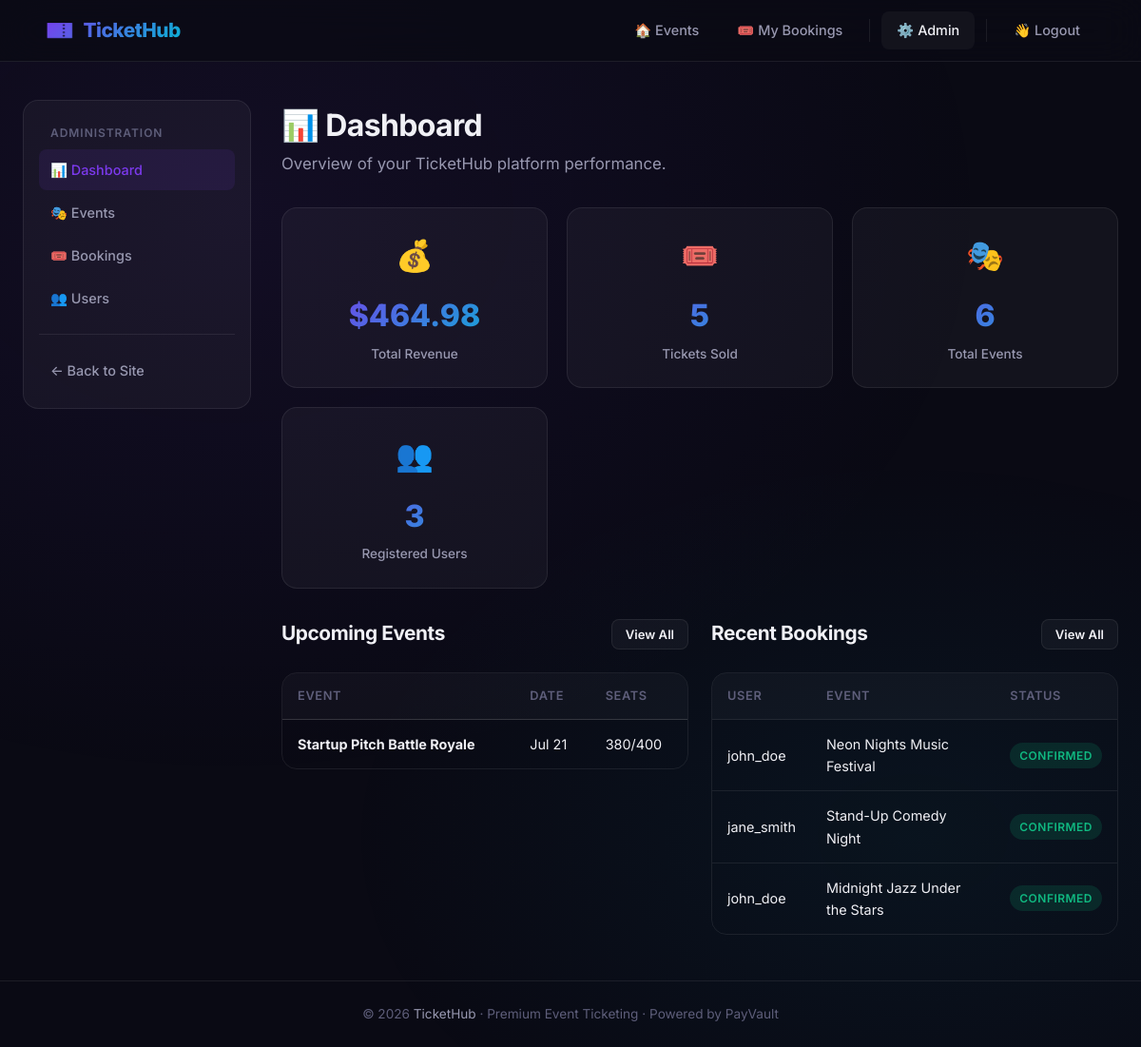
The app's page /admin/dashboard (signed in), older data.
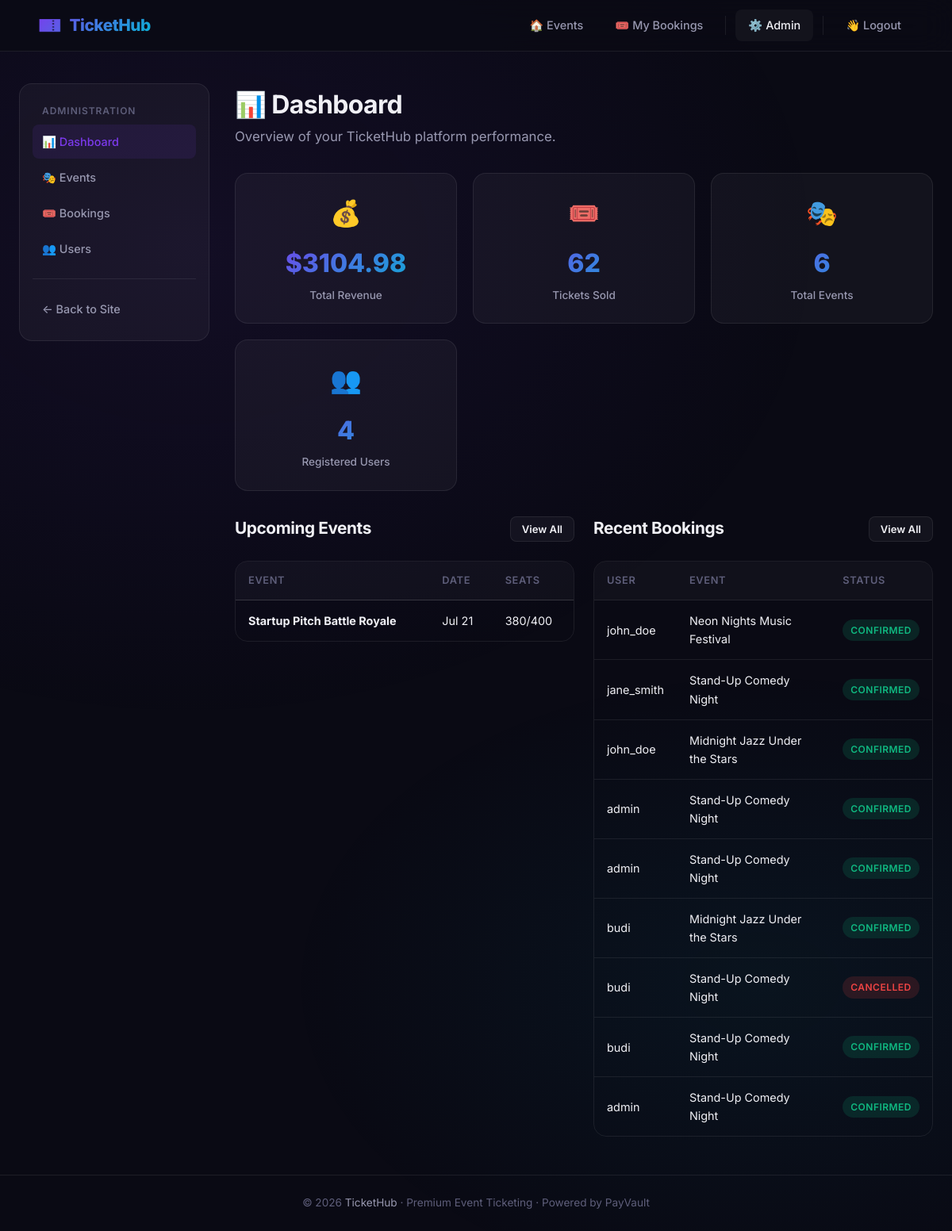
The same page, newer data.
### models.py (models this page shows, shortened)
class Event(db.Model):
    __tablename__ = "events"
    id = db.Column(db.Integer, primary_key=True)
    name = db.Column(db.String(200), nullable=False)
    description = db.Column(db.Text, nullable=True)
    date = db.Column(db.DateTime, nullable=False)
    location = db.Column(db.String(200), nullable=False)
    price = db.Column(db.Float, nullable=False)
    total_seats = db.Column(db.Integer, nullable=False)
    available_seats = db.Column(db.Integer, nullable=False)
    image_url = db.Column(db.String(500), nullable=True)
    created_at = db.Column(
        db.DateTime, nullable=False, default=lambda: datetime.now(timezone.utc)
    )
    bookings = db.relationship("Booking", backref="event", lazy=True)
    reviews = db.relationship("Review", backref="event", lazy=True)

class Booking(db.Model):
    __tablename__ = "bookings"
    id = db.Column(db.Integer, primary_key=True)
    user_id = db.Column(db.Integer, db.ForeignKey("users.id"), nullable=False)
    event_id = db.Column(db.Integer, db.ForeignKey("events.id"), nullable=False)
    quantity = db.Column(db.Integer, nullable=False, default=1)
    total_price = db.Column(db.Float, nullable=False)
    status = db.Column(
        db.String(20), nullable=False, default="confirmed"
    )  # confirmed | cancelled
    transaction_id = db.Column(db.Integer, nullable=True)
    booked_at = db.Column(
        db.DateTime, nullable=False, default=lambda: datetime.now(timezone.utc)
    )

class User(UserMixin, db.Model):
    __tablename__ = "users"
    id = db.Column(db.Integer, primary_key=True)
    username = db.Column(db.String(80), unique=True, nullable=False)
    email = db.Column(db.String(120), unique=True, nullable=False)
    password_hash = db.Column(db.String(256), nullable=False)
    is_admin = db.Column(db.Boolean, default=False, nullable=False)
    created_at = db.Column(
        db.DateTime, nullable=False, default=lambda: datetime.now(timezone.utc)
    )
    bookings = db.relationship("Booking", backref="user", lazy=True)
    reviews = db.relationship("Review", backref="user", lazy=True)

### app.py (the view)
@app.route("/admin/dashboard")
@admin_required
def admin_dashboard():
    total_users = User.query.count()
    total_events = Event.query.count()
    total_bookings = Booking.query.filter_by(status="confirmed").count()
    total_revenue = (
        db.session.query(db.func.sum(Booking.total_price))
        .filter_by(status="confirmed")
        .scalar()
        or 0
    )
    total_tickets_sold = (
        db.session.query(db.func.sum(Booking.quantity))
        .filter_by(status="confirmed")
        .scalar()
        or 0
    )
    upcoming_events = (
        Event.query.filter(Event.date >= datetime.now(timezone.utc))
        .order_by(Event.date.asc())
        .limit(5)
        .all()
    )
    recent_bookings = (
        Booking.query.order_by(Booking.booked_at.desc()).limit(10).all()
    )
    return render_template(
        "admin/dashboard.html",
        total_users=total_users,
        total_events=total_events,
        total_bookings=total_bookings,
        total_revenue=total_revenue,
        total_tickets_sold=total_tickets_sold,
        upcoming_events=upcoming_events,
        recent_bookings=recent_bookings,
    )

### app.py (called while the page is built)
@login_manager.user_loader
def load_user(user_id):
    return User.query.get(int(user_id))

def admin_required(f):
    @wraps(f)
    @login_required
    def decorated(*args, **kwargs):
        if not current_user.is_admin:
            abort(403)
        return f(*args, **kwargs)
    return decorated

@app.context_processor
def inject_globals():
    return {"now": datetime.now(timezone.utc)}

### templates/admin/dashboard.html (shortened to what this page needs)
{% extends "base.html" %}
{% block content %}
<div class="container">
    <div class="admin-layout">
        <aside class="admin-sidebar">
            <div class="sidebar-title">Administration</div>
            <a href="{{ url_for('admin_dashboard') }}" class="{{ 'active' if request.endpoint == 'admin_dashboard' }}">📊 Dashboard</a>
            <a href="{{ url_for('admin_events') }}" class="{{ 'active' if 'event' in request.endpoint and 'admin' in request.endpoint }}">🎭 Events</a>
            <a href="{{ url_for('admin_bookings') }}" class="{{ 'active' if request.endpoint == 'admin_bookings' }}">🎟️ Bookings</a>
            <a href="{{ url_for('admin_users') }}" class="{{ 'active' if request.endpoint == 'admin_users' }}">👥 Users</a>
            <div style="margin-top: 16px; padding-top: 16px; border-top: 1px solid var(--border-subtle);">
                <a href="{{ url_for('index') }}">← Back to Site</a>
            </div>
        </aside>
        <div class="admin-main">
            <h1 class="page-title fade-in-up">📊 Dashboard</h1>
            <p class="page-subtitle fade-in-up">Overview of your TicketHub platform performance.</p>
            <div class="stats-grid">
                <div class="card stat-card fade-in-up stagger-1">
                    <span class="stat-icon">💰</span>
                    <div class="stat-value">${{ '%.2f' % total_revenue }}</div>
                    <div class="stat-label">Total Revenue</div>
                </div>
                <div class="card stat-card fade-in-up stagger-2">
                    <span class="stat-icon">🎟️</span>
                    <div class="stat-value">{{ total_tickets_sold }}</div>
                    <div class="stat-label">Tickets Sold</div>
                </div>
                <div class="card stat-card fade-in-up stagger-3">
                    <span class="stat-icon">🎭</span>
                    <div class="stat-value">{{ total_events }}</div>
                    <div class="stat-label">Total Events</div>
                </div>
                <div class="card stat-card fade-in-up stagger-4">
                    <span class="stat-icon">👥</span>
                    <div class="stat-value">{{ total_users }}</div>
                    <div class="stat-label">Registered Users</div>
                </div>
            </div>
            <div style="display: grid; grid-template-columns: 1fr 1fr; gap: 24px;">
                <div class="fade-in-up stagger-5">
                    <div class="section-header">
                        <h2>Upcoming Events</h2>
                        <a href="{{ url_for('admin_events') }}" class="btn btn-secondary btn-sm">View All</a>
                    </div>
                    {% if upcoming_events %}
                        <div class="table-wrapper">
                            <table>
                                <thead>
                                    <tr>
                                        <th>Event</th>
                                        <th>Date</th>
                                        <th>Seats</th>
                                    </tr>
                                </thead>
                                <tbody>
                                    {% for event in upcoming_events %}
                                        <tr>
                                            <td><strong>{{ event.name }}</strong></td>
                                            <td>{{ event.date.strftime('%b %d') }}</td>
                                            <td>{{ event.available_seats }}/{{ event.total_seats }}</td>
                                        </tr>
                                    {% endfor %}
                                </tbody>
                            </table>
                        </div>
                    {% else %}
                        <div class="card" style="text-align: center; padding: 32px; color: var(--text-muted);">
                            No upcoming events
                        </div>
                    {% endif %}
                </div>
                <div class="fade-in-up stagger-6">
                    <div class="section-header">
                        <h2>Recent Bookings</h2>
                        <a href="{{ url_for('admin_bookings') }}" class="btn btn-secondary btn-sm">View All</a>
                    </div>
                    {% if recent_bookings %}
                        <div class="table-wrapper">
                            <table>
                                <thead>
                                    <tr>
                                        <th>User</th>
                                        <th>Event</th>
                                        <th>Status</th>
                                    </tr>
                                </thead>
                                <tbody>
                                    {% for booking in recent_bookings %}
                                        <tr>
                                            <td>{{ booking.user.username }}</td>
                                            <td>{{ booking.event.name }}</td>
                                            <td><span class="badge badge-{{ booking.status }}">{{ booking.status }}</span></td>
                                        </tr>
                                    {% endfor %}
                                </tbody>
                            </table>
                        </div>
                    {% else %}
                        <div class="card" style="text-align: center; padding: 32px; color: var(--text-muted);">
                            No bookings yet
                        </div>
                    {% endif %}
                </div>
            </div>
        </div>
    </div>
</div>
{% endblock %}

### templates/base.html (shortened to what this page needs)
<!DOCTYPE html>
<html lang="en">
<head>
    <link rel="stylesheet" href="{{ url_for('static', filename='css/style.css') }}">
</head>
<body>
    <div class="page-wrapper">
        <nav class="navbar">
            <div class="container">
                <a href="{{ url_for('index') }}" class="navbar-brand">
                    <span class="brand-icon">🎫</span>
                    TicketHub
                </a>
                <ul class="navbar-nav">
                    <li><a href="{{ url_for('index') }}" class="{{ 'active' if request.endpoint == 'index' }}">🏠 Events</a></li>
                    {% if current_user.is_authenticated %}
                        <li><a href="{{ url_for('my_bookings') }}" class="{{ 'active' if request.endpoint == 'my_bookings' }}">🎟️ My Bookings</a></li>
                        {% if current_user.is_admin %}
                            <li><a href="{{ url_for('admin_dashboard') }}" class="{{ 'active' if 'admin' in request.endpoint }}">⚙️ Admin</a></li>
                        {% endif %}
                        <li><a href="{{ url_for('logout') }}">👋 Logout</a></li>
                    {% else %}
                        <li class="nav-divider"></li>
                        <li><a href="{{ url_for('login') }}" class="{{ 'active' if request.endpoint == 'login' }}">🔑 Login</a></li>
                        <li><a href="{{ url_for('register') }}" class="btn btn-primary btn-sm">Sign Up</a></li>
                    {% endif %}
                </ul>
            </div>
        </nav>
        <main class="main-content">
            {% if error_code is defined and error_code %}
                <div class="container">
                    <div class="error-page">
                        <div class="error-code">{{ error_code }}</div>
                        <p class="error-message">{{ error_msg }}</p>
                        <a href="{{ url_for('index') }}" class="btn btn-primary">← Back to Events</a>
                    </div>
                </div>
            {% else %}
                {% block content %}{% endblock %}
            {% endif %}
        </main>
        <footer class="footer">
            <div class="container">
                <p>© 2026 <a href="{{ url_for('index') }}">TicketHub</a> · Premium Event Ticketing · Powered by PayVault</p>
            </div>
        </footer>
    </div>
</body>
</html>

Row changes from the older to the newer data that the page shows:
added Booking: user.username "admin", event.name "Stand-Up Comedy Night", status "CONFIRMED"
added Booking: user.username "admin", event.name "Stand-Up Comedy Night", status "CONFIRMED"
added Booking: user.username "budi", event.name "Midnight Jazz Under the Stars", status "CONFIRMED"
added Booking: user.username "budi", event.name "Stand-Up Comedy Night", status "CANCELLED"
added Booking: user.username "budi", event.name "Stand-Up Comedy Night", status "CONFIRMED"
added Booking: user.username "admin", event.name "Stand-Up Comedy Night", status "CONFIRMED"
Text that changed along with them:
{{ '%.2f' % total_revenue }}: "464.98" → "3104.98"
{{ total_tickets_sold }}: "5" → "62"
{{ total_users }}: "3" → "4"
